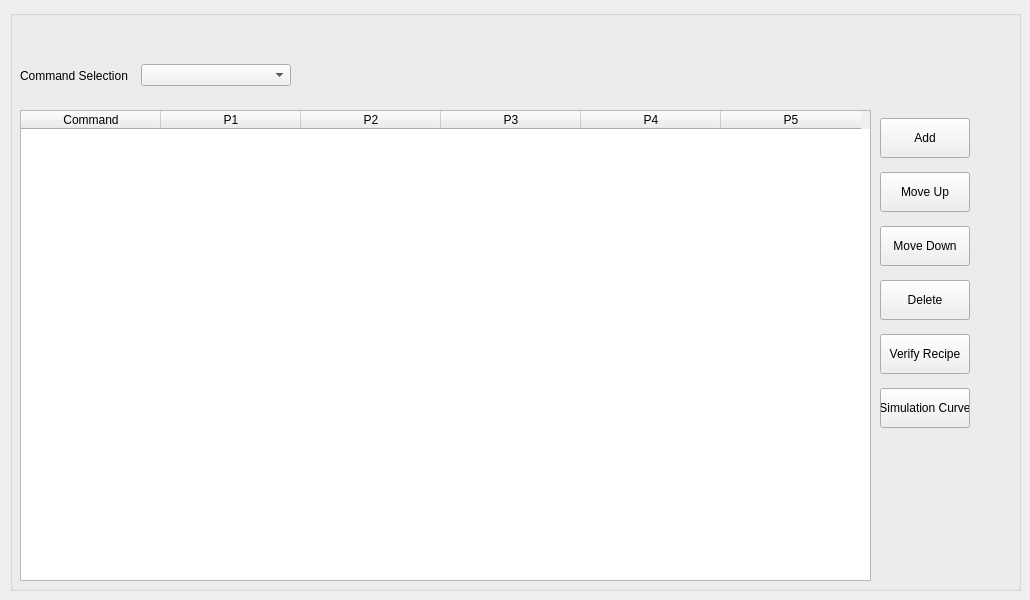
        <widget class="QWidget" name="bonding">
         <attribute name="title">
          <string>Bonding</string>
         </attribute>
         <widget class="ISTAR::GUI::GroupBox" name="gb_bondingProcess">
          <property name="geometry">
           <rect>
            <x>10</x>
            <y>10</y>
            <width>1011</width>
            <height>581</height>
           </rect>
          </property>
          <property name="sizePolicy">
           <sizepolicy hsizetype="Preferred" vsizetype="Preferred">
            <horstretch>0</horstretch>
            <verstretch>0</verstretch>
           </sizepolicy>
          </property>
          <property name="minimumSize">
           <size>
            <width>0</width>
            <height>0</height>
           </size>
          </property>
          <property name="maximumSize">
           <size>
            <width>16777215</width>
            <height>16777215</height>
           </size>
          </property>
          <widget class="QWidget" name="layoutWidget">
           <property name="geometry">
            <rect>
             <x>10</x>
             <y>40</y>
             <width>311</width>
             <height>51</height>
            </rect>
           </property>
           <layout class="QHBoxLayout" name="horizontalLayout">
            <property name="rightMargin">
             <number>40</number>
            </property>
            <item>
             <widget class="QLabel" name="bondingProcess">
              <property name="text">
               <string>Command Selection</string>
              </property>
             </widget>
            </item>
            <item>
             <widget class="QComboBox" name="comboBox_bondingProcess">
              <property name="minimumSize">
               <size>
                <width>150</width>
                <height>0</height>
               </size>
              </property>
             </widget>
            </item>
           </layout>
          </widget>
          <widget class="ISTAR::GUI::TableWidget" name="tw_bondingProcess">
           <property name="geometry">
            <rect>
             <x>10</x>
             <y>100</y>
             <width>851</width>
             <height>471</height>
            </rect>
           </property>
           <attribute name="horizontalHeaderMinimumSectionSize">
            <number>24</number>
           </attribute>
           <attribute name="horizontalHeaderDefaultSectionSize">
            <number>140</number>
           </attribute>
           <column>
            <property name="text">
             <string>Command</string>
            </property>
           </column>
           <column>
            <property name="text">
             <string>P1</string>
            </property>
           </column>
           <column>
            <property name="text">
             <string>P2</string>
            </property>
           </column>
           <column>
            <property name="text">
             <string>P3</string>
            </property>
           </column>
           <column>
            <property name="text">
             <string>P4</string>
            </property>
           </column>
           <column>
            <property name="text">
             <string>P5</string>
            </property>
           </column>
          </widget>
          <widget class="QWidget" name="layoutWidget">
           <property name="geometry">
            <rect>
             <x>870</x>
             <y>100</y>
             <width>141</width>
             <height>331</height>
            </rect>
           </property>
           <layout class="QVBoxLayout" name="verticalLayout_2">
            <property name="rightMargin">
             <number>20</number>
            </property>
            <item>
             <widget class="QPushButton" name="btn_add_bondingProcess">
              <property name="minimumSize">
               <size>
                <width>90</width>
                <height>40</height>
               </size>
              </property>
              <property name="maximumSize">
               <size>
                <width>90</width>
                <height>16777215</height>
               </size>
              </property>
              <property name="text">
               <string>Add</string>
              </property>
             </widget>
            </item>
            <item>
             <widget class="QPushButton" name="btn_up_bondingProcess">
              <property name="minimumSize">
               <size>
                <width>90</width>
                <height>40</height>
               </size>
              </property>
              <property name="maximumSize">
               <size>
                <width>90</width>
                <height>16777215</height>
               </size>
              </property>
              <property name="text">
               <string>Move Up</string>
              </property>
             </widget>
            </item>
            <item>
             <widget class="QPushButton" name="btn_down_bondingProcess">
              <property name="minimumSize">
               <size>
                <width>90</width>
                <height>40</height>
               </size>
              </property>
              <property name="maximumSize">
               <size>
                <width>90</width>
                <height>16777215</height>
               </size>
              </property>
              <property name="text">
               <string>Move Down</string>
              </property>
             </widget>
            </item>
            <item>
             <widget class="QPushButton" name="btn_delete_bondingProcess">
              <property name="minimumSize">
               <size>
                <width>90</width>
                <height>40</height>
               </size>
              </property>
              <property name="maximumSize">
               <size>
                <width>90</width>
                <height>16777215</height>
               </size>
              </property>
              <property name="text">
               <string>Delete</string>
              </property>
             </widget>
            </item>
            <item>
             <widget class="QPushButton" name="btn_verifyRecipe">
              <property name="minimumSize">
               <size>
                <width>90</width>
                <height>40</height>
               </size>
              </property>
              <property name="maximumSize">
               <size>
                <width>90</width>
                <height>16777215</height>
               </size>
              </property>
              <property name="text">
               <string>Verify Recipe</string>
              </property>
             </widget>
            </item>
            <item>
             <widget class="QPushButton" name="btn_simulationCurve">
              <property name="minimumSize">
               <size>
                <width>90</width>
                <height>40</height>
               </size>
              </property>
              <property name="maximumSize">
               <size>
                <width>90</width>
                <height>16777215</height>
               </size>
              </property>
              <property name="text">
               <string>Simulation Curve</string>
              </property>
             </widget>
            </item>
           </layout>
          </widget>
         </widget>
        </widget>
